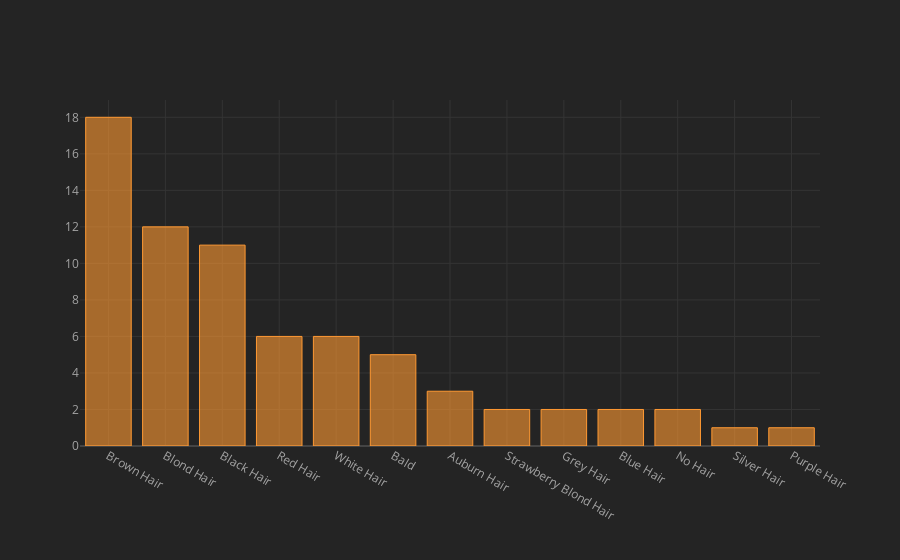

The notebook cell this image was saved under:
### Code cell
#graph-- no. of characters with more than 500 appearances based on type of hair
df[df.APPEARANCES>500].HAIR.value_counts().iplot(kind="bar")

### Figure 1 — Plotly figure (JSON) as saved in the notebook; plotly's stock layout.template omitted (floating-point values rounded to 4 significant figures)
{"data": [{"marker": {"color": "rgba(255, 153, 51, 0.6)", "line": {"color": "rgba(255, 153, 51, 1.0)", "width": 1}}, "name": "HAIR", "orientation": "v", "text": "", "type": "bar", "x": ["Brown Hair", "Blond Hair", "Black Hair", "Red Hair", "White Hair", "Bald", "Auburn Hair", "Strawberry Blond Hair", "Grey Hair", "Blue Hair", "No Hair", "Silver Hair", "Purple Hair"], "y": [18, 12, 11, 6, 6, 5, 3, 2, 2, 2, 2, 1, 1]}], "layout": {"legend": {"bgcolor": "#242424", "font": {"color": "#F4F4F4"}}, "paper_bgcolor": "#242424", "plot_bgcolor": "#242424", "title": {"font": {"color": "#F4F4F4"}}, "xaxis": {"gridcolor": "#343434", "showgrid": true, "tickfont": {"color": "#A4A4A4"}, "title": {"font": {"color": "#A4A4A4"}, "text": ""}, "zerolinecolor": "#444444"}, "yaxis": {"gridcolor": "#343434", "showgrid": true, "tickfont": {"color": "#A4A4A4"}, "title": {"font": {"color": "#A4A4A4"}, "text": ""}, "zerolinecolor": "#444444"}}}
